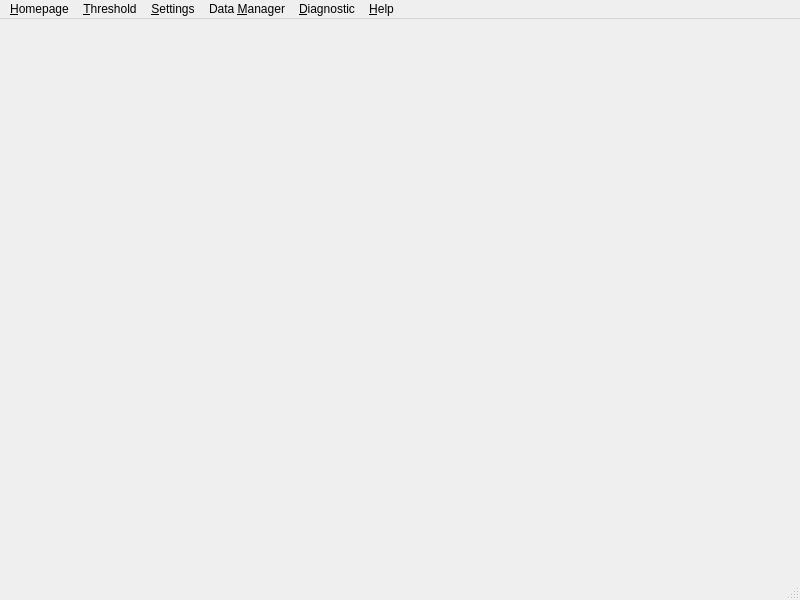
<?xml version="1.0" encoding="UTF-8"?>
<ui version="4.0">
 <class>MainWindow</class>
 <widget class="QMainWindow" name="MainWindow">
  <property name="geometry">
   <rect>
    <x>0</x>
    <y>0</y>
    <width>800</width>
    <height>600</height>
   </rect>
  </property>
  <property name="windowTitle">
   <string>Collision Protection System</string>
  </property>
  <widget class="QWidget" name="centralwidget"/>
  <widget class="QMenuBar" name="menubar">
   <property name="geometry">
    <rect>
     <x>0</x>
     <y>0</y>
     <width>800</width>
     <height>23</height>
    </rect>
   </property>
   <widget class="QMenu" name="menu">
    <property name="title">
     <string>&amp;Homepage</string>
    </property>
    <addaction name="actionMachine_Overview"/>
    <addaction name="actionReal_time_Data"/>
    <addaction name="actionRecent_Events"/>
    <addaction name="separator"/>
    <addaction name="actionExit"/>
   </widget>
   <widget class="QMenu" name="menuThreshold">
    <property name="title">
     <string>&amp;Threshold</string>
    </property>
    <widget class="QMenu" name="menuStandards_Mode">
     <property name="title">
      <string>&amp;Standards Mode</string>
     </property>
     <addaction name="actionX_threshold"/>
     <addaction name="actionY_threshold"/>
     <addaction name="actionZ_threshold"/>
     <addaction name="actionRMSE_threshold"/>
    </widget>
    <addaction name="menuStandards_Mode"/>
    <addaction name="actionAdvanced_Mode"/>
   </widget>
   <widget class="QMenu" name="menuSystem">
    <property name="title">
     <string>&amp;Settings</string>
    </property>
    <addaction name="actionSensor_Config"/>
    <addaction name="actionCommunication_Config"/>
    <addaction name="actionAlarm_Config"/>
   </widget>
   <widget class="QMenu" name="menuData_Manger">
    <property name="title">
     <string>Data &amp;Manager</string>
    </property>
    <addaction name="actionReal_time_Data_2"/>
    <addaction name="actionHistory_Data"/>
   </widget>
   <widget class="QMenu" name="menuDiagnostic">
    <property name="title">
     <string>&amp;Diagnostic</string>
    </property>
    <addaction name="actionSelf_test"/>
    <addaction name="actionPerformance_analysis"/>
    <addaction name="separator"/>
    <addaction name="actionFireware_Update"/>
   </widget>
   <widget class="QMenu" name="menuHelp">
    <property name="title">
     <string>&amp;Help</string>
    </property>
    <addaction name="actionUser_guid"/>
    <addaction name="actionTroubleshooting_Guide"/>
    <addaction name="separator"/>
    <addaction name="actionTechnical_Support"/>
   </widget>
   <addaction name="menu"/>
   <addaction name="menuThreshold"/>
   <addaction name="menuSystem"/>
   <addaction name="menuData_Manger"/>
   <addaction name="menuDiagnostic"/>
   <addaction name="menuHelp"/>
  </widget>
  <widget class="QStatusBar" name="statusbar"/>
  <action name="actionMachine_Overview">
   <property name="text">
    <string>Monitor O&amp;verview</string>
   </property>
  </action>
  <action name="actionReal_time_Data">
   <property name="text">
    <string>Real-time &amp;Charts</string>
   </property>
  </action>
  <action name="actionRecent_Events">
   <property name="text">
    <string>Recent-&amp;Events</string>
   </property>
  </action>
  <action name="action">
   <property name="text">
    <string>--</string>
   </property>
  </action>
  <action name="actionExit">
   <property name="text">
    <string>E&amp;xit</string>
   </property>
  </action>
  <action name="actionAdvanced_Mode">
   <property name="text">
    <string>&amp;Advanced Mode</string>
   </property>
  </action>
  <action name="actionX_Threshold">
   <property name="text">
    <string>X-Threshold</string>
   </property>
  </action>
  <action name="actionX_threshold">
   <property name="text">
    <string>X-threshold</string>
   </property>
  </action>
  <action name="actionY_threshold">
   <property name="text">
    <string>Y threshold</string>
   </property>
  </action>
  <action name="actionZ_threshold">
   <property name="text">
    <string>Z threshold</string>
   </property>
  </action>
  <action name="actionRMSE_threshold">
   <property name="text">
    <string>RMSE threshold</string>
   </property>
  </action>
  <action name="actionSensor_Config">
   <property name="text">
    <string>&amp;Sensor</string>
   </property>
  </action>
  <action name="actionCommunication_Config">
   <property name="text">
    <string>&amp;Communication</string>
   </property>
  </action>
  <action name="actionAlarm_Config">
   <property name="text">
    <string>&amp;Alarm </string>
   </property>
  </action>
  <action name="actionReal_time_Data_2">
   <property name="text">
    <string>&amp;Real-time Data</string>
   </property>
  </action>
  <action name="actionHistory_Data">
   <property name="text">
    <string>&amp;History Data</string>
   </property>
  </action>
  <action name="actionSelf_test">
   <property name="text">
    <string>&amp;System self-test</string>
   </property>
  </action>
  <action name="actionPerformance_analysis">
   <property name="text">
    <string>&amp;Performance analysis</string>
   </property>
  </action>
  <action name="actionFireware_Update">
   <property name="text">
    <string>&amp;Upgrade</string>
   </property>
  </action>
  <action name="actionUser_guid">
   <property name="text">
    <string>&amp;User Guide</string>
   </property>
  </action>
  <action name="actionTroubleshooting_Guide">
   <property name="text">
    <string>&amp;Troubleshooting Guide</string>
   </property>
  </action>
  <action name="actionTechnical_Support">
   <property name="text">
    <string>Technical &amp;Support</string>
   </property>
  </action>
 </widget>
 <resources/>
 <connections>
  <connection>
   <sender>actionExit</sender>
   <signal>triggered()</signal>
   <receiver>MainWindow</receiver>
   <slot>close()</slot>
   <hints>
    <hint type="sourcelabel">
     <x>-1</x>
     <y>-1</y>
    </hint>
    <hint type="destinationlabel">
     <x>399</x>
     <y>299</y>
    </hint>
   </hints>
  </connection>
 </connections>
</ui>
